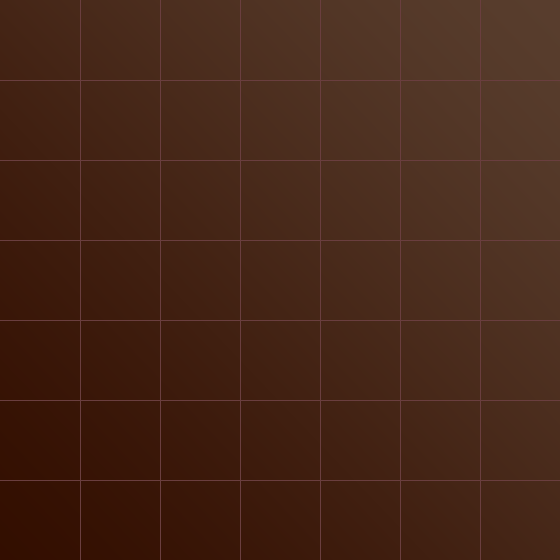

Below is a game level as drawn by its tile map, then a one-line description and the .tmx that defines it (tile-layer data replaced by summaries):
An orthogonal 7x7 tile map with 80x80 px tiles, 1 tile layer (Grids).

<map version="1.0" orientation="orthogonal" width="7" height="7" tilewidth="80" tileheight="80">
 <tileset firstgid="1" name="BigTile" tilewidth="80" tileheight="80">
  <image source="BigTile.png" trans="ffffff" width="560" height="560" />
 </tileset>
 <layer name="Grids" width="7" height="7">
  <data>[49 cells, 49 non-empty, 49 distinct tile ids]</data>
 </layer>
</map>